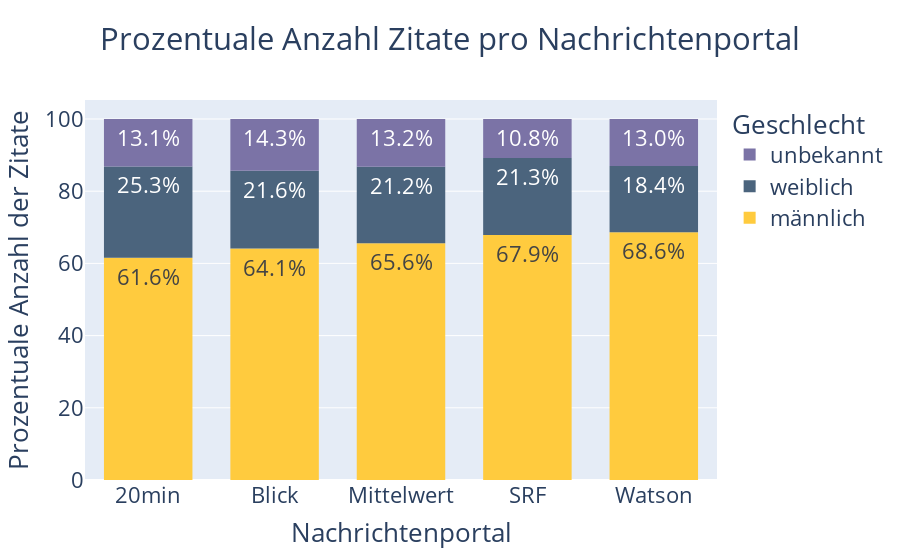

The code cell stored with this chart in its notebook:
### Code cell
df_mean = pd.read_json('aggregated_results_simplified_with_mean.json')

# Summen pro Newsportal berechnen
summen = df_mean.groupby(['source', 'gender'])['count'].sum().reset_index()

# Prozentuale Anteile berechnen
summe = summen.groupby('source')['count'].transform('sum')
summen['prozent'] = summen['count'] / summe * 100

# Sortieren nach prozentualen Anteilen
summen = summen.sort_values(['source', 'prozent'], ascending=[True, False])

# Histogramm mit prozentualen Balken erstellen
fig = px.histogram(summen, x="source", y="prozent", color="gender", 
                   color_discrete_sequence=my_colors, 
                   title='Prozentuale Anzahl Zitate pro Nachrichtenportal',
                   labels={'prozent': 'Prozent', 'source': 'Nachrichtenportal', 'gender': 'Geschlecht'},
                   histfunc='sum')

# Prozentsätze in den Balken anzeigen
fig.update_traces(texttemplate='%{y:.1f}%', textposition='inside') # In Prozent anzeigen


# fig.update_yaxes(showticklabels=False, title=None, showgrid=False) # y achsen bezeichnung, Grid und zalen wegmachen
fig.update_layout(bargap=0.3, font=dict(size=22),
                  title={'text': 'Prozentuale Anzahl Zitate pro Nachrichtenportal', 'x': 0.5},
                  yaxis={'showticklabels': True, 'title': 'Prozentuale Anzahl der Zitate'},
                  legend_traceorder="reversed")

config = {
  'toImageButtonOptions': {
    'format': 'png', # one of png, svg, jpeg, webp
    'filename': 'custom_image',
    'height': 600,
    'width': 1400,
    'scale':2
   # Multiply title/legend/axis/canvas sizes by this factor
  }
}

fig.show(config=config)

### Figure 1 — Plotly figure (JSON) as saved in the notebook; plotly's stock layout.template omitted (floating-point values rounded to 4 significant figures)
{"data": [{"alignmentgroup": "True", "bingroup": "x", "histfunc": "sum", "hovertemplate": "Geschlecht=männlich<br>Nachrichtenportal=%{x}<br>sum of Prozent=%{y}<extra></extra>", "legendgroup": "männlich", "marker": {"color": "#ffcb3e", "pattern": {"shape": ""}}, "name": "männlich", "offsetgroup": "männlich", "orientation": "v", "showlegend": true, "textposition": "inside", "texttemplate": "%{y:.1f}%", "type": "histogram", "x": ["20min", "Blick", "Mittelwert", "SRF", "Watson"], "xaxis": "x", "y": [61.56, 64.11, 65.56, 67.88, 68.6], "yaxis": "y"}, {"alignmentgroup": "True", "bingroup": "x", "histfunc": "sum", "hovertemplate": "Geschlecht=weiblich<br>Nachrichtenportal=%{x}<br>sum of Prozent=%{y}<extra></extra>", "legendgroup": "weiblich", "marker": {"color": "#4b647d", "pattern": {"shape": ""}}, "name": "weiblich", "offsetgroup": "weiblich", "orientation": "v", "showlegend": true, "textposition": "inside", "texttemplate": "%{y:.1f}%", "type": "histogram", "x": ["20min", "Blick", "Mittelwert", "SRF", "Watson"], "xaxis": "x", "y": [25.3, 21.57, 21.22, 21.3, 18.38], "yaxis": "y"}, {"alignmentgroup": "True", "bingroup": "x", "histfunc": "sum", "hovertemplate": "Geschlecht=unbekannt<br>Nachrichtenportal=%{x}<br>sum of Prozent=%{y}<extra></extra>", "legendgroup": "unbekannt", "marker": {"color": "#7b73a6", "pattern": {"shape": ""}}, "name": "unbekannt", "offsetgroup": "unbekannt", "orientation": "v", "showlegend": true, "textposition": "inside", "texttemplate": "%{y:.1f}%", "type": "histogram", "x": ["20min", "Blick", "Mittelwert", "SRF", "Watson"], "xaxis": "x", "y": [13.15, 14.33, 13.21, 10.82, 13.03], "yaxis": "y"}], "layout": {"bargap": 0.3, "barmode": "relative", "font": {"size": 22}, "legend": {"title": {"text": "Geschlecht"}, "tracegroupgap": 0, "traceorder": "reversed"}, "title": {"text": "Prozentuale Anzahl Zitate pro Nachrichtenportal", "x": 0.5}, "xaxis": {"anchor": "y", "domain": [0, 1], "title": {"text": "Nachrichtenportal"}}, "yaxis": {"anchor": "x", "domain": [0, 1], "showticklabels": true, "title": {"text": "Prozentuale Anzahl der Zitate"}}}}
